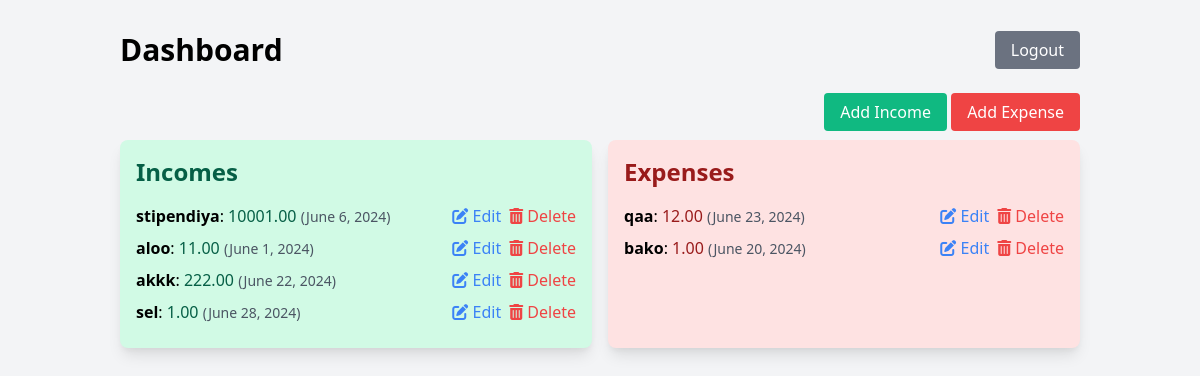
The app's page /dashboard/ (signed in) with its own data.
### transactions/models.py (models this page shows, shortened)
class Transaction(models.Model):
    TRANSACTION_TYPES = [
        ('income', 'Income'),
        ('expense', 'Expense'),
    ]
    user = models.ForeignKey(settings.AUTH_USER_MODEL, on_delete=models.CASCADE)
    description = models.CharField(max_length=255)
    amount = models.DecimalField(max_digits=10, decimal_places=2)
    date = models.DateField()
    transaction_type = models.CharField(max_length=7, choices=TRANSACTION_TYPES,
                                        default='income')  # Default value added

### transactions/views.py (the view)
# urls.py: path('dashboard/', dashboard, name='dashboard'),
@login_required
def dashboard(request):
    if not request.user.is_authenticated:
        return redirect('/login/')
    incomes = Transaction.objects.filter(user=request.user, transaction_type='income')
    expenses = Transaction.objects.filter(user=request.user, transaction_type='expense')  # Chiqimlar ro'yxati
    return render(request, 'dashboard.html', {'incomes': incomes, 'expenses': expenses})

### transactions/templates/dashboard.html (shortened to what this page needs)
<!DOCTYPE html>
<html lang="en">
<head>
    <link href="https://cdn.jsdelivr.net/npm/tailwindcss@2.2.19/dist/tailwind.min.css" rel="stylesheet">
    <link rel="stylesheet" href="https://cdnjs.cloudflare.com/ajax/libs/font-awesome/6.0.0-beta3/css/all.min.css" />
</head>
<body class="bg-gray-100 min-h-screen">
    <div class="container mx-auto p-8">
        <div class="flex justify-between items-center mb-8">
            <h1 class="text-3xl font-semibold">Dashboard</h1>
            <div>
                <a href="{% url 'logout' %}" class="bg-gray-500 text-white py-2 px-4 rounded hover:bg-gray-700 transition duration-300 ease-in-out">Logout</a>
            </div>
        </div>
        <div class="text-right mb-4">
            <a href="{% url 'add_income_transaction' type='income' %}" class="bg-green-500 text-white py-2 px-4 rounded hover:bg-green-700 transition duration-300 ease-in-out">Add Income</a>
            <a href="{% url 'add_expense_transaction' type='expense' %}" class="bg-red-500 text-white py-2 px-4 rounded hover:bg-red-700 transition duration-300 ease-in-out">Add Expense</a>
        </div>
        <div class="grid grid-cols-1 md:grid-cols-2 gap-4">
            <div class="bg-green-100 p-4 rounded-lg shadow-lg">
                <h2 class="text-2xl font-semibold text-green-800 mb-4">Incomes</h2>
                {% if incomes %}
                    <ul>
                        {% for income in incomes %}
                            <li class="mb-2 flex justify-between items-center">
                                <div>
                                    <span class="font-semibold">{{ income.description }}</span>:
                                    <span class="text-green-800">{{ income.amount }}</span>
                                    <span class="text-gray-600 text-sm">({{ income.date }})</span>
                                </div>
                                <div class="flex space-x-2">
                                    <a href="{% url 'edit_transaction' income.id %}" class="text-blue-500 hover:text-blue-700 transition duration-300 ease-in-out">
                                        <i class="fas fa-edit"></i> Edit
                                    </a>
                                    <form method="post" action="{% url 'delete_transaction' income.id %}" onsubmit="return confirm('Are you sure you want to delete this transaction?');">
                                        <button type="submit" class="text-red-500 hover:text-red-700 transition duration-300 ease-in-out">
                                            <i class="fas fa-trash-alt"></i> Delete
                                        </button>
                                    </form>
                                </div>
                            </li>
                        {% endfor %}
                    </ul>
                {% else %}
                    <p class="text-gray-600">No incomes available.</p>
                {% endif %}
            </div>
            <div class="bg-red-100 p-4 rounded-lg shadow-lg">
                <h2 class="text-2xl font-semibold text-red-800 mb-4">Expenses</h2>
                {% if expenses %}
                    <ul>
                        {% for expense in expenses %}
                            <li class="mb-2 flex justify-between items-center">
                                <div>
                                    <span class="font-semibold">{{ expense.description }}</span>:
                                    <span class="text-red-800">{{ expense.amount }}</span>
                                    <span class="text-gray-600 text-sm">({{ expense.date }})</span>
                                </div>
                                <div class="flex space-x-2">
                                    <a href="{% url 'edit_transaction' expense.id %}" class="text-blue-500 hover:text-blue-700 transition duration-300 ease-in-out">
                                        <i class="fas fa-edit"></i> Edit
                                    </a>
                                    <form method="post" action="{% url 'delete_transaction' expense.id %}" onsubmit="return confirm('Are you sure you want to delete this transaction?');">
                                        <button type="submit" class="text-red-500 hover:text-red-700 transition duration-300 ease-in-out">
                                            <i class="fas fa-trash-alt"></i> Delete
                                        </button>
                                    </form>
                                </div>
                            </li>
                        {% endfor %}
                    </ul>
                {% else %}
                    <p class="text-gray-600">No expenses available.</p>
                {% endif %}
            </div>
        </div>
    </div>
</body>
</html>

### records on screen
Transaction: description "stipendiya", amount "10001.00", date "June 6, 2024"
Transaction: description "aloo", amount "11.00", date "June 1, 2024"
Transaction: description "akkk", amount "222.00", date "June 22, 2024"
Transaction: description "sel", amount "1.00", date "June 28, 2024"
Transaction: description "qaa", amount "12.00", date "June 23, 2024"
Transaction: description "bako", amount "1.00", date "June 20, 2024"
